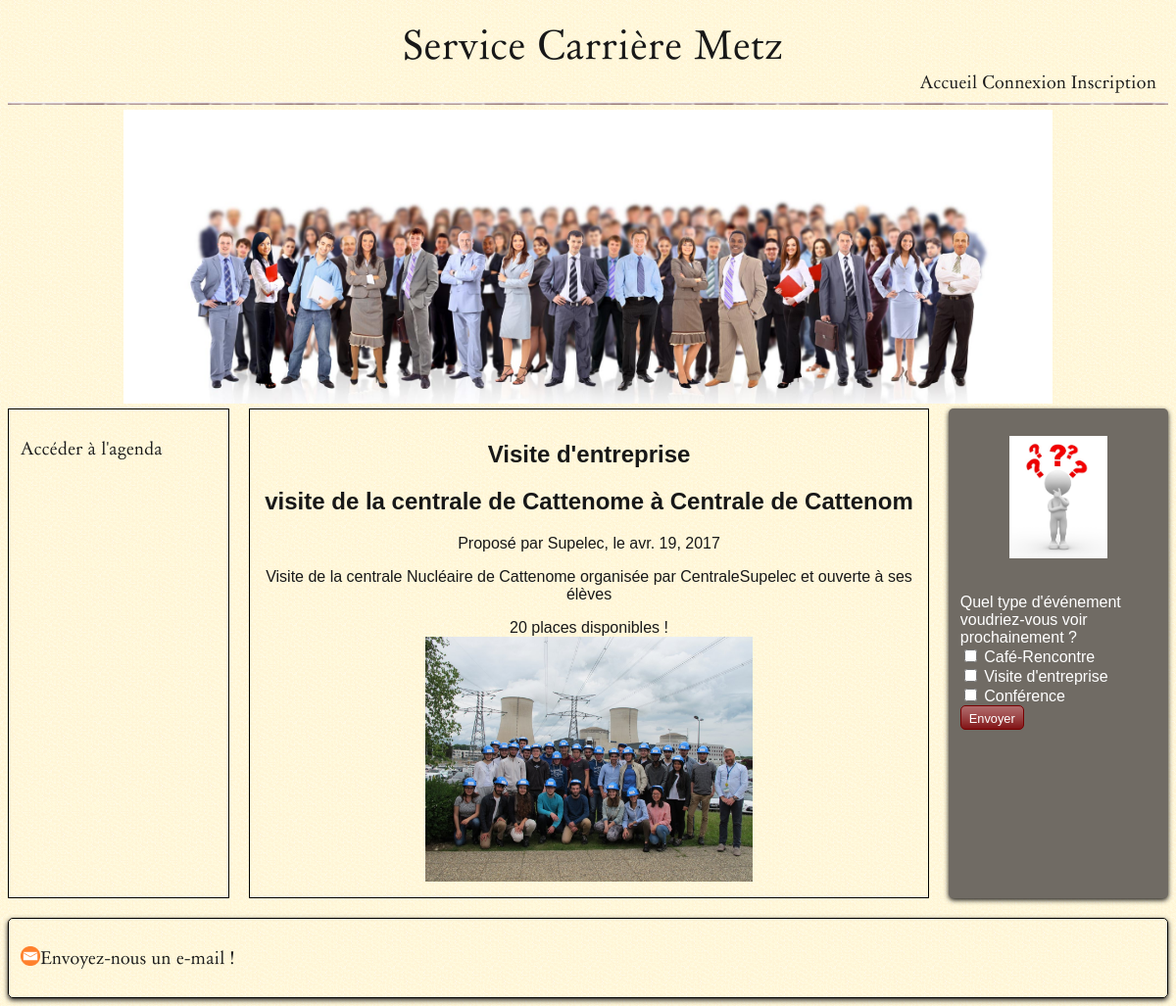
Page /site_sc/evenement/1 on the committed database.
### site_sc/models.py (models this page shows, shortened)
class Evenement(models.Model):
	titre = models.CharField(max_length=100)
	slug = models.SlugField()
	auteur = models.CharField(max_length=42)
	description = models.TextField(null=True)
	lieu = models.CharField(max_length=200)
	nombre_place = models.IntegerField()
	inscription = models.BooleanField()
	theme = models.CharField(max_length=100)
	date_parution = models.DateTimeField(verbose_name="Date de parution",
		auto_now_add=True, auto_now=False)
	date = models.DateTimeField(verbose_name="Date de l'évènement")
	is_visible = models.BooleanField(verbose_name="Article publié ?",
		default=False)
	type_evenement = models.ForeignKey('Type_evenement', on_delete=models.CASCADE)
	image = models.ImageField(null=True, blank=True, upload_to="image_evenement/")
	class Meta:
		verbose_name = "évènement"
		ordering = ['date']

class Type_evenement(models.Model):
	nom = models.CharField(max_length=30)
	def __str__(self):
		return self.nom

### site_sc/views.py (the view)
# urls.py: path('evenement/<int:id>', views.voir, name='voir'),
def voir(request, id):
    evenement = get_object_or_404(Evenement, id=id)
    return render(request, 'site_sc/voir.html', {'evenement': evenement})

### site_sc/templates/site_sc/voir.html (shortened to what this page needs)
{% extends "base.html" %}
{% block content %}
<h1>{{ evenement.type_evenement }}</h1>
<h2>{{ evenement.titre }} <span class="small"> à {{ evenement.lieu }}</span></h2>
<p class="infos">Proposé par {{ evenement.auteur }}, le {{ evenement.date|date:"DATE_FORMAT" }}</p>
<div class="contenu">{{ evenement.description|linebreaks }}</div>
<div class="nb_places">{{evenement.nombre_place}} places disponibles !</div>
<div class="image"> <img src="{{ evenement.image.url }}"/></div>
{% endblock %}

### templates/base.html (shortened to what this page needs)
{% load staticfiles %}
<!DOCTYPE html>
<html>
<head>
	<link rel="stylesheet" href="{% static 'css/style2.css' %}" />
</head>
<body>
	<div id="bloc_page">
		<header>
			<h1>Service Carrière Metz</h1>
			<div id="liencompte">
				<a href="{% url 'accueil' %}">Accueil</a>
				{% if user.is_authenticated %}
				<a href="{% url 'deconnexion' %}">Deconnexion</a>
				{% else %}
				<a href="{% url 'connexion' %}">Connexion</a>
				<a href="{% url 'inscription' %}">Inscription</a>
				{% endif %}
			</div>
		</header>
		<div id="banniere">
			<img src="{% static 'css/images/bannière.jpg' %}" alt="banniere" class="banniere">
		</div>
		<div id="page">
			<nav>
				<ul>
					<li><div id="agenda">
						<a href="{% url 'agenda' %}">Accéder à l'agenda</a>
					</div></li>
				</ul>
			</nav>
			<section id="content">
	       {% block content %}{% endblock %}
	   		</section>
			<aside>
				<div id="stickman">
					<p ><img src="{% static 'css/images/stickman_thinking.jpg' %}" alt="stickman" /></p>
				</div>
				<div id="question">
					<form method="" action="">
						<p>
							Quel type d'événement voudriez-vous voir prochainement ? <br>
							<input type="checkbox" name="cafe_rencontre" id="cafe_rencontre"> <label for="cafe_rencontre">Café-Rencontre</label> <br>
							<input type="checkbox" name="visite_d_entreprise" id="visite_d_entreprise"> <label for="visite_d_entreprise">Visite d'entreprise</label><br>
							<input type="checkbox" name="conference" id="conference"> <label for="conference">Conférence</label><br>
							<input type="submit" value="Envoyer" class="bouton" />
						</p>
					</form>
				</div>
			</aside>
		</div>
		<footer>
			<div id="logo_mail">
				<p ><img src="{% static 'css/images/mail.png' %}" alt="mail" /></p>
			</div>
			<div id="contact">
				<p>
					<a href="mailto:service.carriere@supelec.fr">Envoyez-nous un e-mail !</a>
				</p>
			</div>
		</footer>
	</div>
</body>
</html>

### static/css/style2.css (style rules this page uses)
body { background: url('images/fond_jaune.png'); font-family: 'Trebuchet MS', Arial, sans-serif; color: #181818; }
#bloc_page { display: flex ; flex-direction: column; }
header { padding: 12px; background: url('images/separateur.png') repeat-x bottom; flex : 5; }
header h1 { font-family: 'Dayrom', serif; font-size: 2.5em; font-weight: normal; margin: 0 0 0 10px; text-align: center; }
header a { font-family: Dayrom, serif; font-size: 1.1em; margin-top: 0px; font-weight: normal; color: #181818; text-decoration: none; }
#liencompte { text-align: right; }
#banniere { height: 300px ; margin-top: 5px ; text-align: center; }
.banniere { min-width: 80% ; max-height: 100% ; }
#page { display: flex ; justify-content: flex-end; margin-top: 5px ; margin-bottom: 20px; flex : 15; }
.bouton { height: 25px; right: 5px; bottom: 5px; background: url('images/fond_degraderouge.png') repeat-x; border: 1px solid #760001; border-radius: 5px; font-size: 0.8em; text-align: center; padding: 3px 8px 0px 8px; color: white; text-decoration: none; }
#stickman { text-align: center; }
aside img { max-width: 50%; height: auto; }
aside { display: flex; flex-direction: column; margin-right: 0px; background-color: #706b64; box-shadow: 0px 2px 5px #1c1a19; border-radius: 5px; text-align: left; font-size: 1em ; padding: 12px; flex: 3; color: white ; }
section { border: 1px solid black; text-align: center; padding: 12px; flex: 10; margin-left: 20px; margin-right: 20px; }
section img { min-width: 20% ; max-width: 50%; height: auto; }
nav { font-family: Dayrom, serif; border: 1px solid black; text-align: left; padding: 12px; flex: 3; }
nav ul { list-style-type: none; padding-left: 0px; }
nav a { font-family: Dayrom, serif; font-size: 1.1em; font-weight: normal; text-align: right; color: #181818; text-decoration: none; }
footer { display: flex; border: 1px solid black; padding: 12px; text-align: center; flex : 5; box-shadow: 0px 2px 5px #1c1a19; border-radius: 5px; }
footer img { max-height: 20px ; width: auto; }
footer a { font-family: Dayrom, serif; font-size: 1.1em; font-weight: normal; color: #181818; text-decoration: none; }

### rows in the picture
Evenement: type_evenement "Visite d'entreprise", titre "visite de la centrale de Cattenome", lieu "Centrale de Cattenom", auteur "Supelec", date "avr. 19, 2017", description "Visite de la centrale Nucléaire de Cattenome organisée par CentraleSupelec et ouverte à ses élèves", nombre_place "20", image (picture)
